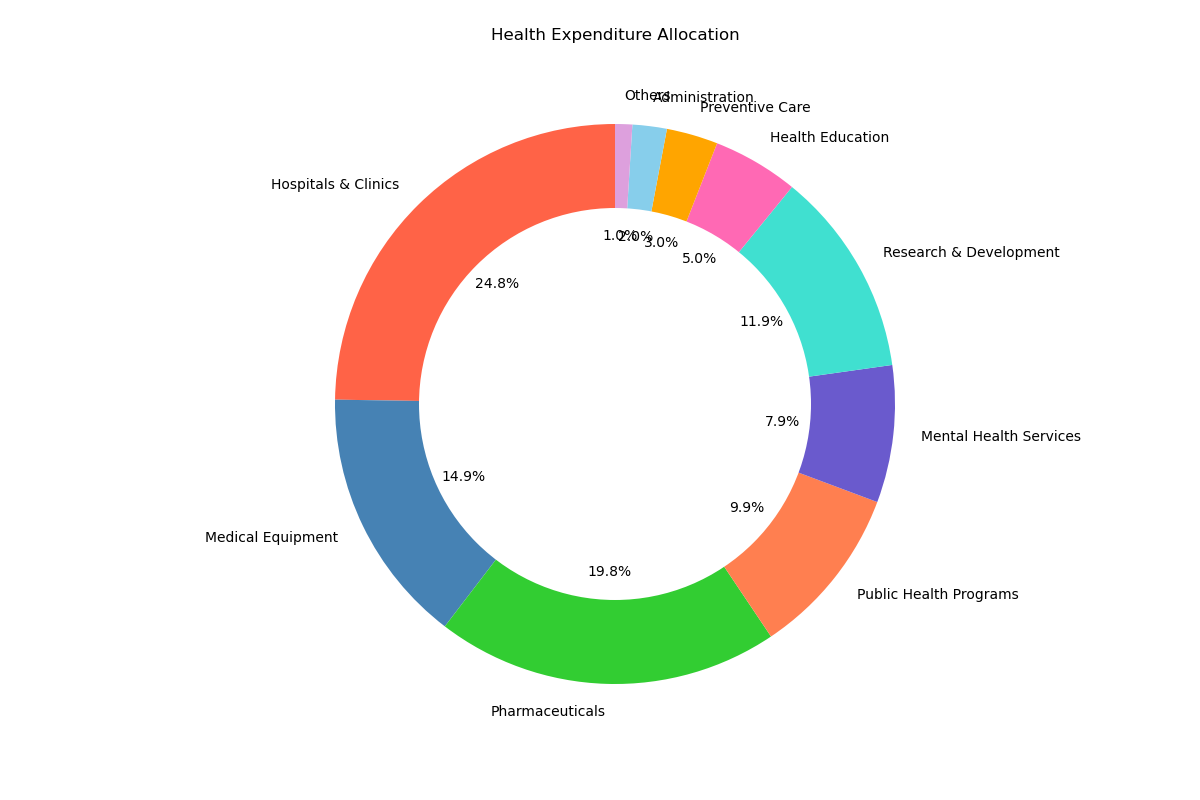

Source code (Python):

import matplotlib.pyplot as plt

# Data to plot
labels = ['Hospitals & Clinics', 'Medical Equipment', 'Pharmaceuticals', 'Public Health Programs', 'Mental Health Services', 'Research & Development', 'Health Education', 'Preventive Care', 'Administration', 'Others']
sizes = [25, 15, 20, 10, 8, 12, 5, 3, 2, 1]
colors = ['#ff6347', '#4682b4', '#32cd32', '#ff7f50', '#6a5acd', '#40e0d0', '#ff69b4', '#ffa500', '#87ceeb', '#dda0dd']

# Plot
fig1, ax1 = plt.subplots(figsize=(12, 8))
ax1.pie(sizes, labels=labels, colors=colors, autopct='%1.1f%%', startangle=90)

# Draw circle for donut chart
centre_circle = plt.Circle((0,0),0.70,fc='white')
fig = plt.gcf()
fig.gca().add_artist(centre_circle)

# Equal aspect ratio ensures that pie is drawn as a circle
ax1.axis('equal')

plt.title('Health Expenditure Allocation', pad=40)
plt.show()
